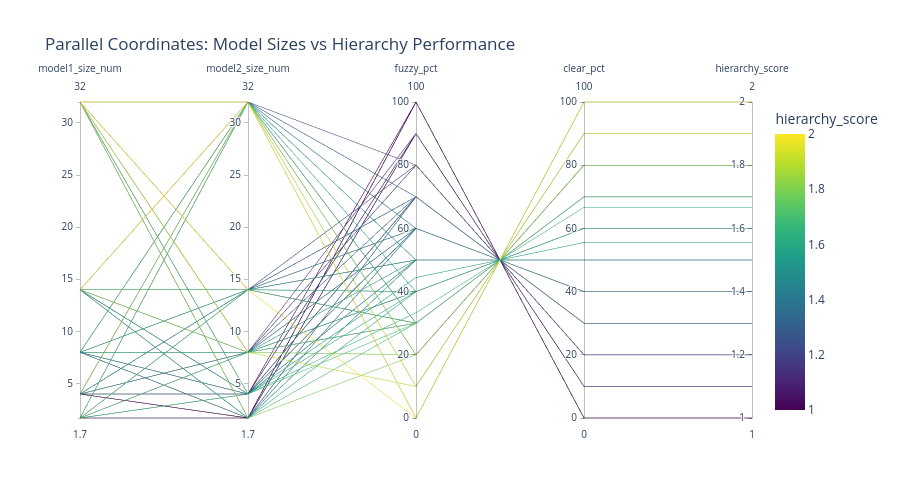

This figure's notebook cell:
### Code cell
# 9. Interactive Parallel Coordinates Plot
# Prepare data for parallel coordinates
parallel_df = df.copy()
parallel_df['model1_size_num'] = parallel_df['model1_size'].map({
    '1.7B': 1.7, '4B': 4, '8B': 8, '14B': 14, '32B': 32
})
parallel_df['model2_size_num'] = parallel_df['model2_size'].map({
    '1.7B': 1.7, '4B': 4, '8B': 8, '14B': 14, '32B': 32
})

fig = px.parallel_coordinates(
    parallel_df,
    dimensions=['model1_size_num', 'model2_size_num', 'fuzzy_pct', 'clear_pct', 'hierarchy_score'],
    color='hierarchy_score',
    color_continuous_scale='Viridis',
    title='Parallel Coordinates: Model Sizes vs Hierarchy Performance'
)

fig.update_layout(height=500)
fig.show()
